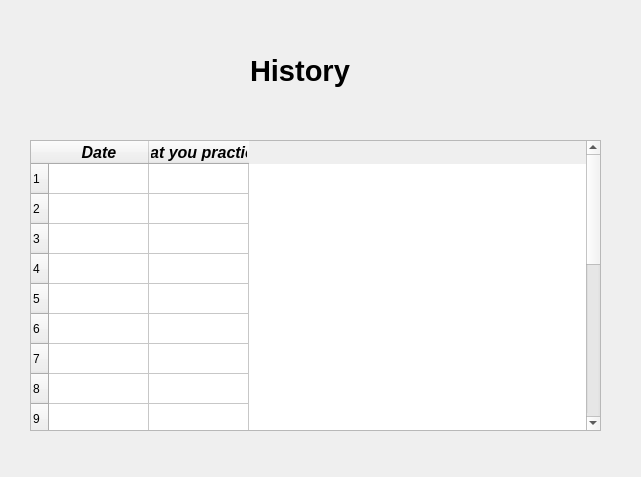
<?xml version="1.0" encoding="UTF-8"?>
<ui version="4.0">
 <class>Form</class>
 <widget class="QWidget" name="Form">
  <property name="geometry">
   <rect>
    <x>0</x>
    <y>0</y>
    <width>641</width>
    <height>477</height>
   </rect>
  </property>
  <property name="windowTitle">
   <string>Form</string>
  </property>
  <widget class="QLabel" name="label">
   <property name="geometry">
    <rect>
     <x>250</x>
     <y>30</y>
     <width>141</width>
     <height>81</height>
    </rect>
   </property>
   <property name="font">
    <font>
     <pointsize>22</pointsize>
     <weight>75</weight>
     <bold>true</bold>
    </font>
   </property>
   <property name="text">
    <string>History</string>
   </property>
  </widget>
  <widget class="QTableWidget" name="tableWidget">
   <property name="geometry">
    <rect>
     <x>30</x>
     <y>140</y>
     <width>571</width>
     <height>291</height>
    </rect>
   </property>
   <property name="lineWidth">
    <number>1</number>
   </property>
   <row>
    <property name="text">
     <string>1</string>
    </property>
   </row>
   <row>
    <property name="text">
     <string>2</string>
    </property>
   </row>
   <row>
    <property name="text">
     <string>3</string>
    </property>
   </row>
   <row>
    <property name="text">
     <string>4</string>
    </property>
   </row>
   <row>
    <property name="text">
     <string>5</string>
    </property>
   </row>
   <row>
    <property name="text">
     <string>6</string>
    </property>
   </row>
   <row>
    <property name="text">
     <string>7</string>
    </property>
   </row>
   <row>
    <property name="text">
     <string>8</string>
    </property>
   </row>
   <row>
    <property name="text">
     <string>9</string>
    </property>
   </row>
   <row>
    <property name="text">
     <string>10</string>
    </property>
   </row>
   <row>
    <property name="text">
     <string>11</string>
    </property>
   </row>
   <row>
    <property name="text">
     <string>12</string>
    </property>
   </row>
   <row>
    <property name="text">
     <string>13</string>
    </property>
   </row>
   <row>
    <property name="text">
     <string>14</string>
    </property>
   </row>
   <row>
    <property name="text">
     <string>15</string>
    </property>
   </row>
   <row>
    <property name="text">
     <string>16</string>
    </property>
   </row>
   <row>
    <property name="text">
     <string>17</string>
    </property>
   </row>
   <row>
    <property name="text">
     <string>18</string>
    </property>
   </row>
   <row>
    <property name="text">
     <string>20</string>
    </property>
   </row>
   <column>
    <property name="text">
     <string>Date</string>
    </property>
    <property name="font">
     <font>
      <pointsize>12</pointsize>
      <weight>75</weight>
      <italic>true</italic>
      <bold>true</bold>
     </font>
    </property>
   </column>
   <column>
    <property name="text">
     <string>What you practiced</string>
    </property>
    <property name="font">
     <font>
      <pointsize>12</pointsize>
      <weight>75</weight>
      <italic>true</italic>
      <bold>true</bold>
     </font>
    </property>
   </column>
  </widget>
 </widget>
 <resources/>
 <connections/>
</ui>
